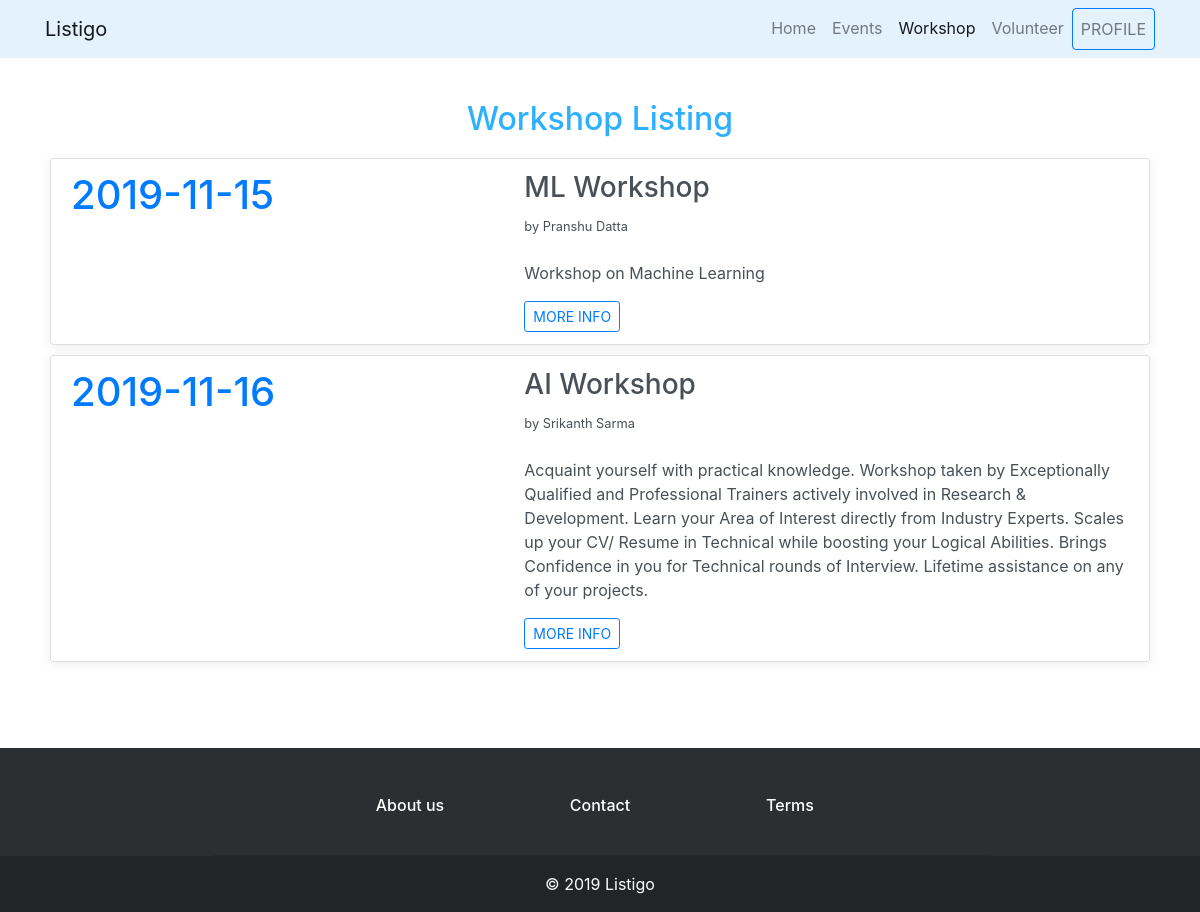
/workshop.php (signed in), run on the app's committed database.
### tables this page shows
CREATE TABLE `listing` (
  `LID` int(11) NOT NULL,
  `Title` varchar(50) NOT NULL,
  `Location` varchar(30) NOT NULL,
  `Date` date NOT NULL,
  `Description` varchar(10000) DEFAULT NULL,
  `Banner` mediumblob NOT NULL,
  `MIME` varchar(25) NOT NULL DEFAULT '',
  `Type` varchar(25) NOT NULL,
  `UID` int(11) NOT NULL
);

CREATE TABLE `user` (
  `Name` varchar(50) NOT NULL,
  `ID` bigint(20) UNSIGNED NOT NULL,
  `Password` varchar(20) NOT NULL,
  `Email` varchar(30) NOT NULL,
  `Mobile` bigint(20) UNSIGNED NOT NULL,
  `Verified` tinyint(1) NOT NULL DEFAULT 0
);

### workshop.php (the view, shortened to what this page needs)
<?php
  require("res/config.php");
  if(isset($_SESSION['idno'])) {
    $btn = "PROFILE";
    $loc = "profile.php";
  }
  else {
    $btn = "LOGIN";
    $loc = "login.php";
  }
  $query = "SELECT * FROM `listing` WHERE Type LIKE 'Workshop' ORDER BY Date";
  $result = mysqli_query($conn, $query);
  $posts = mysqli_fetch_all($result, MYSQLI_ASSOC);
  function getName($uid) {
    $conn = mysqli_connect(DB_HOST, DB_USER, DB_PASS, DB_NAME) or die("Connection to database failed!");
    $query = "SELECT `Name`, `Email`, `Mobile` FROM `user` WHERE ID = '$uid'";
    $result = mysqli_query($conn, $query);
    $user = mysqli_fetch_assoc($result);
    return $user['Name'];
  }
?>
<!doctype html>
<html lang="en">
  <head>
      <?php require("res/header.php"); ?>
  </head>
  <body>
   <nav class="navbar navbar-light navbar-expand-lg fixed-top clean-navbar" style="background-color: #e3f2fd">
      <div class="container">
        <a class="navbar-brand" href="index.php">Listigo</a>
        <div class="collapse navbar-collapse" id="navcol-1">
          <ul class="nav navbar-nav ml-auto">
            <li class="nav-item" role="presentation"><a class="nav-link" href="index.php">Home</a></li>
            <li class="nav-item" role="presentation"><a class="nav-link" href="events.php">Events</a></li>
            <li class="nav-item" role="presentation"><a class="nav-link active" href="workshop.php">Workshop</a></li>
            <li class="nav-item" role="presentation"><a class="nav-link" href="volunteer.php">Volunteer</a></li>
            <li class="nav-item" role="presentation"><a class="nav-link btn btn-outline-primary" href="<?php echo $loc; ?>" role="button"><?php echo $btn; ?></a></li>
          </ul>
        </div>
      </div>
    </nav>
    <div class="titler">
      <h2>Workshop Listing</h2>
    </div>
    <?php foreach($posts as $post): ?>
    <div class="container list-group box">
      <li class="list-group-item list-group-item-action">
        <div class="row">
          <div class="col-lg-5">
            <h1 class="text-left text-primary"><?php echo $post['Date'] ?></h1>
          </div>
          <div class="col-lg-7">
            <h3><?php echo $post['Title'] ?></h3>
            <small>by <?php echo getName($post['UID']); ?></small>
            <br><br>
            <p><?php echo $post['Description'] ?></p>
            <a class="btn btn-outline-primary btn-sm" role="button" href="events.php?lid=<?php echo $post['LID']; ?>">MORE INFO</a>
          </div>
        </div>
      </li>
     </div>
     <?php endforeach; ?>
     <?php require("res/footer.php"); ?>
  </body>
</html>

### style/listigo.css (style rules this page uses)
html { position: relative; min-height: 100%; }
body { padding-top: 50px; }
.titler h2 { margin-bottom: 20px; color: rgba(9, 162, 255, 0.85); text-align: center; }

### workshop.php (style rules this page uses)
.box { background-color: #fff; max-width: 1100px; margin: auto; padding: 0px; box-shadow: 0 2px 10px rgba(0,0,0,.075); margin-top: 10px; margin-bottom: 10px; }
.titler { margin-top: 50px; }

### data on the page
listing: Date "2019-11-15", Title "ML Workshop", UID.Name "Pranshu Datta", Description "Workshop on Machine Learning"
listing: Date "2019-11-16", Title "AI Workshop", UID.Name "Srikanth Sarma", Description "Acquaint yourself with practical knowledge. Workshop taken by Exceptionally Qualified and Professional Trainers actively involved in Research & Development. Learn your Area of Interest directly from Industry Experts. Scales up your CV/ Resume in Technical while boosting your Logical Abilities. Brings Confidence in you for Technical rounds of Interview. Lifetime assistance on any of your projects."

### other printed values
$btn "PROFILE"
